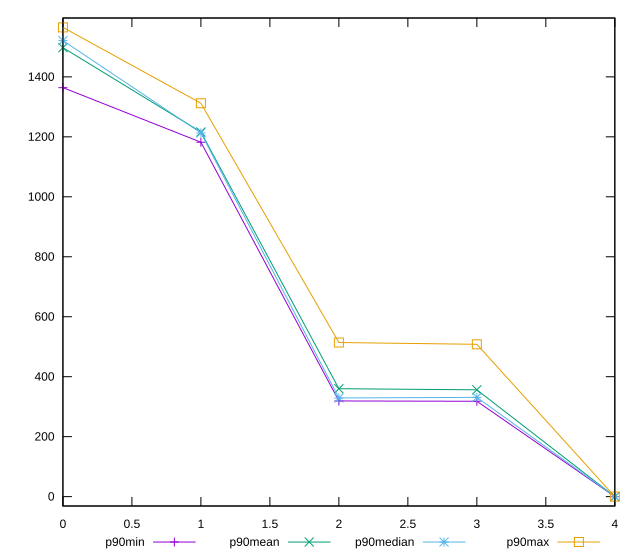

Reproduce this figure in gnuplot.
reset

$p90Min <<EOF
0 1364
1 1182
2 319
3 318
4 0
EOF

$p90Mean <<EOF
0 1497.4468085106382
1 1216.1808510638298
2 359.9468085106383
3 356.1595744680851
4 0
EOF

$p90Median <<EOF
0 1521
1 1213
2 329
3 331
4 0
EOF

$p90Max <<EOF
0 1565
1 1312
2 514
3 508
4 0
EOF

set key outside below
set xrange [0:4]
set yrange [-31.3:1596.3]
set trange [-31.3:1596.3]
set terminal svg size 640, 560 enhanced background rgb 'white'
set output "report_00019_2021-02-10T18-14-37.922Z//render-blocking-resources/progression/value.svg"

plot $p90Min title "p90min" with linespoints, \
     $p90Mean title "p90mean" with linespoints, \
     $p90Median title "p90median" with linespoints, \
     $p90Max title "p90max" with linespoints

reset
